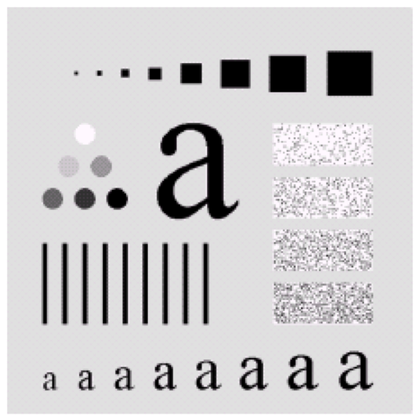
%> input picture Picture2.png, 419 x 420 px, shrunk from 791 x 792 before the run
$ octave image_highboost.m   (GNU Octave 9; MATLAB toolbox functions it lacks are replaced by stand-ins)
%> lines starting %> are read from the running program, lines starting %| are printed output that depends on the picture
% high boost filter %
clear all;
img = imread('Picture2.png');
%> img is the input picture: size 420x419x3 uint8; mean R, G, B 206.4, 205.1, 206.4
img = rgb2gray(img);
%> img: size 420x419 uint8
img = double(img);
%> img: size 420x419 double
w = [-1 -1 -1; -1 8.2 -1; -1 -1 -1]; % high boost filter's mask
[row col] = size(img);
%> row = 420; col = 419
for i=2:1:row-1
    for j=2:1:col-1
        new_image(i,j) = w(1) * img(i-1, j-1) + w(2) * img(i-1,j) + ...
            w(3) * img(i-1, j+1) + w(4) * img(i, j-1) + w(5) * img(i,j) + ...
            w(6) * img(i, j+1) + w(7) * img(i+1, j-1) + w(8) * img(i+1, j) ...
            + w(9) * img(i+1, j+1);     % apply the mask
    end
end
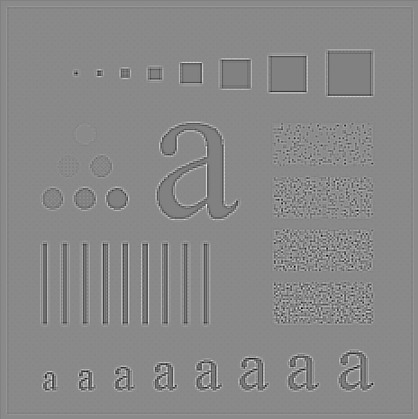
%> new_image: size 419x418 double; min -755, max 730, mean 40.8; drawn with min black and max white
% subplot(1,2,1),imshow(uint8(img));
% subplot(1,2,2),
imshow(uint8(new_image));
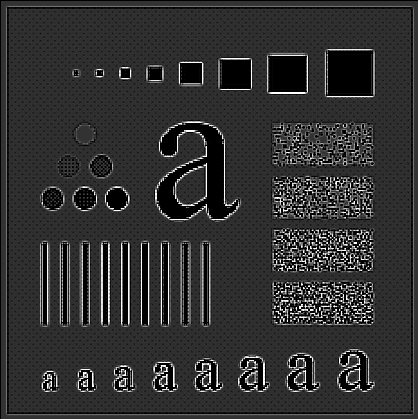
%> displayed picture: size 419x418, on the screen's scale of 0 to 255; min 0, max 255, mean 49.9
